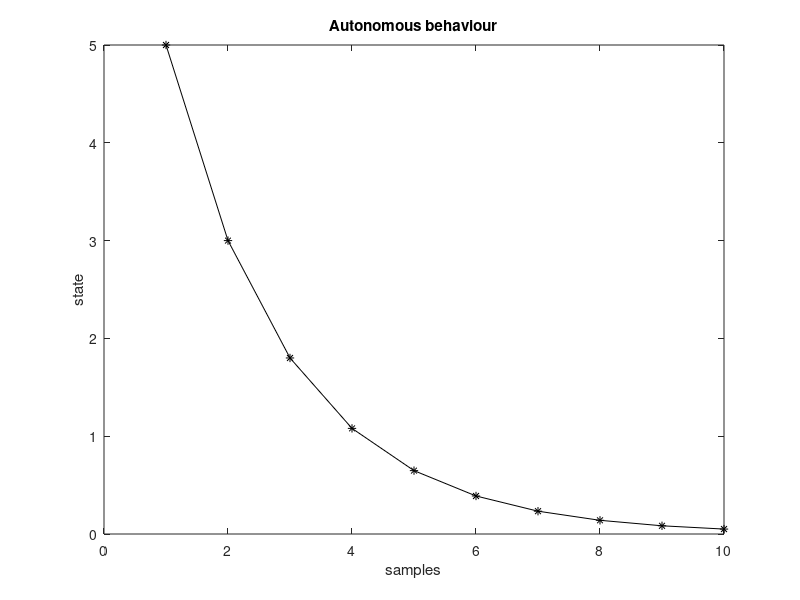

This chart was generated by the following MATLAB code:
% Deterministic state evolution
%example of state dynamics model
% xn=0.6 xo
%initial state
X0=5; 
Ns=10; %number of samples along time
X=zeros(1,Ns); %reserve space

X(1)=X0;
for nn=2:Ns,
   X(nn)=0.6*X(nn-1);
end;

figure(1)
plot(X,'k*-'); hold on;
xlabel('samples'); ylabel('state');
title('Autonomous behaviour');
